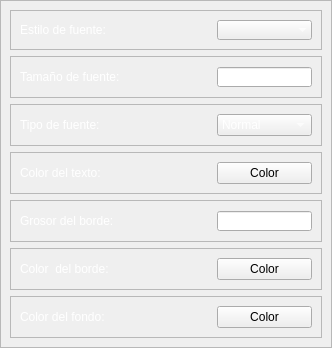
                   <widget class="QWidget" name="msg_styles">
                    <property name="geometry">
                     <rect>
                      <x>0</x>
                      <y>0</y>
                      <width>332</width>
                      <height>341</height>
                     </rect>
                    </property>
                    <attribute name="label">
                     <string>Estilos de mensajes</string>
                    </attribute>
                    <layout class="QVBoxLayout" name="verticalLayout_14">
                     <property name="spacing">
                      <number>0</number>
                     </property>
                     <property name="leftMargin">
                      <number>0</number>
                     </property>
                     <property name="topMargin">
                      <number>0</number>
                     </property>
                     <property name="rightMargin">
                      <number>0</number>
                     </property>
                     <property name="bottomMargin">
                      <number>0</number>
                     </property>
                     <item>
                      <widget class="QFrame" name="frame_17">
                       <property name="styleSheet">
                        <string notr="true">QSpinBox, QDoubleSpinBox, QComboBox, QLabel,QLineEdit{
	color:white
}</string>
                       </property>
                       <property name="frameShape">
                        <enum>QFrame::StyledPanel</enum>
                       </property>
                       <property name="frameShadow">
                        <enum>QFrame::Raised</enum>
                       </property>
                       <layout class="QVBoxLayout" name="verticalLayout_10">
                        <item>
                         <widget class="QFrame" name="frame_18">
                          <property name="frameShape">
                           <enum>QFrame::StyledPanel</enum>
                          </property>
                          <property name="frameShadow">
                           <enum>QFrame::Raised</enum>
                          </property>
                          <layout class="QHBoxLayout" name="horizontalLayout_15" stretch="2,1">
                           <property name="spacing">
                            <number>6</number>
                           </property>
                           <property name="topMargin">
                            <number>9</number>
                           </property>
                           <property name="rightMargin">
                            <number>9</number>
                           </property>
                           <property name="bottomMargin">
                            <number>9</number>
                           </property>
                           <item>
                            <widget class="QLabel" name="label_11">
                             <property name="text">
                              <string>Estilo de fuente:</string>
                             </property>
                            </widget>
                           </item>
                           <item>
                            <widget class="QComboBox" name="style_msg_box">
                             <property name="minimumSize">
                              <size>
                               <width>0</width>
                               <height>0</height>
                              </size>
                             </property>
                             <property name="frame">
                              <bool>false</bool>
                             </property>
                            </widget>
                           </item>
                          </layout>
                         </widget>
                        </item>
                        <item>
                         <widget class="QFrame" name="frame_19">
                          <property name="frameShape">
                           <enum>QFrame::StyledPanel</enum>
                          </property>
                          <property name="frameShadow">
                           <enum>QFrame::Raised</enum>
                          </property>
                          <layout class="QHBoxLayout" name="horizontalLayout_14" stretch="2,1">
                           <item>
                            <widget class="QLabel" name="label_12">
                             <property name="text">
                              <string>Tamaño de fuente:</string>
                             </property>
                            </widget>
                           </item>
                           <item>
                            <widget class="QSpinBox" name="size_msg_spin">
                             <property name="buttonSymbols">
                              <enum>QAbstractSpinBox::NoButtons</enum>
                             </property>
                             <property name="value">
                              <number>12</number>
                             </property>
                            </widget>
                           </item>
                          </layout>
                         </widget>
                        </item>
                        <item>
                         <widget class="QFrame" name="frame_20">
                          <property name="frameShape">
                           <enum>QFrame::StyledPanel</enum>
                          </property>
                          <property name="frameShadow">
                           <enum>QFrame::Raised</enum>
                          </property>
                          <layout class="QHBoxLayout" name="horizontalLayout_13" stretch="2,1">
                           <item>
                            <widget class="QLabel" name="label_13">
                             <property name="text">
                              <string>Tipo de fuente:</string>
                             </property>
                            </widget>
                           </item>
                           <item>
                            <widget class="QComboBox" name="type_font_msg">
                             <property name="minimumSize">
                              <size>
                               <width>40</width>
                               <height>0</height>
                              </size>
                             </property>
                             <item>
                              <property name="text">
                               <string>Normal</string>
                              </property>
                             </item>
                             <item>
                              <property name="text">
                               <string>Bold</string>
                              </property>
                             </item>
                             <item>
                              <property name="text">
                               <string>Italic</string>
                              </property>
                             </item>
                             <item>
                              <property name="text">
                               <string>Underline</string>
                              </property>
                             </item>
                            </widget>
                           </item>
                          </layout>
                         </widget>
                        </item>
                        <item>
                         <widget class="QFrame" name="frame">
                          <property name="frameShape">
                           <enum>QFrame::StyledPanel</enum>
                          </property>
                          <property name="frameShadow">
                           <enum>QFrame::Raised</enum>
                          </property>
                          <layout class="QHBoxLayout" name="horizontalLayout_20" stretch="2,1">
                           <item>
                            <widget class="QLabel" name="label_2">
                             <property name="text">
                              <string>Color del texto:</string>
                             </property>
                            </widget>
                           </item>
                           <item>
                            <widget class="QPushButton" name="color_msg_btn">
                             <property name="text">
                              <string>Color</string>
                             </property>
                            </widget>
                           </item>
                          </layout>
                         </widget>
                        </item>
                        <item>
                         <widget class="QFrame" name="frame_22">
                          <property name="frameShape">
                           <enum>QFrame::StyledPanel</enum>
                          </property>
                          <property name="frameShadow">
                           <enum>QFrame::Raised</enum>
                          </property>
                          <layout class="QHBoxLayout" name="horizontalLayout_16" stretch="2,1">
                           <item>
                            <widget class="QLabel" name="label_15">
                             <property name="text">
                              <string>Grosor del borde:</string>
                             </property>
                            </widget>
                           </item>
                           <item>
                            <widget class="QSpinBox" name="stroke_border_msg">
                             <property name="buttonSymbols">
                              <enum>QAbstractSpinBox::NoButtons</enum>
                             </property>
                             <property name="maximum">
                              <number>30</number>
                             </property>
                             <property name="value">
                              <number>2</number>
                             </property>
                            </widget>
                           </item>
                          </layout>
                         </widget>
                        </item>
                        <item>
                         <widget class="QFrame" name="frame_2">
                          <property name="frameShape">
                           <enum>QFrame::StyledPanel</enum>
                          </property>
                          <property name="frameShadow">
                           <enum>QFrame::Raised</enum>
                          </property>
                          <layout class="QHBoxLayout" name="horizontalLayout_21" stretch="2,1">
                           <item>
                            <widget class="QLabel" name="label_18">
                             <property name="text">
                              <string>Color  del borde:</string>
                             </property>
                            </widget>
                           </item>
                           <item>
                            <widget class="QPushButton" name="color_border_msg">
                             <property name="text">
                              <string>Color</string>
                             </property>
                            </widget>
                           </item>
                          </layout>
                         </widget>
                        </item>
                        <item>
                         <widget class="QFrame" name="frame_3">
                          <property name="frameShape">
                           <enum>QFrame::StyledPanel</enum>
                          </property>
                          <property name="frameShadow">
                           <enum>QFrame::Raised</enum>
                          </property>
                          <layout class="QHBoxLayout" name="horizontalLayout_22" stretch="2,1">
                           <item>
                            <widget class="QLabel" name="label_19">
                             <property name="text">
                              <string>Color del fondo:</string>
                             </property>
                            </widget>
                           </item>
                           <item>
                            <widget class="QPushButton" name="color_bg_msg">
                             <property name="text">
                              <string>Color</string>
                             </property>
                            </widget>
                           </item>
                          </layout>
                         </widget>
                        </item>
                       </layout>
                      </widget>
                     </item>
                    </layout>
                   </widget>
